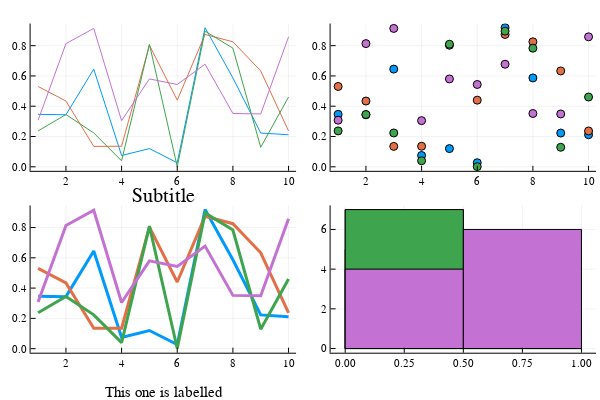

The cell this chart's notebook holds for it:
### Code cell
p1 = plot(x, y) # Make a line plot
p2 = scatter(x, y) # Make a scatter plot
p3 = plot(x, y, xlabel = "This one is labelled", lw = 3, title = "Subtitle")
p4 = histogram(x, y) # Four histograms each with 10 points? Why not!
plot(p1, p2, p3, p4, layout = (2, 2), legend = false)

### Figure 1 — Plotly figure (JSON) as saved in the notebook; plotly's stock layout.template omitted (floating-point values rounded to 4 significant figures)
{"data": [{"colorbar": {"title": ""}, "legendgroup": "y1", "line": {"color": "rgba(0, 154, 250, 1.000)", "dash": "solid", "shape": "linear", "width": 1}, "mode": "lines", "name": "y1", "showlegend": true, "type": "scatter", "x": [1, 2, 3, 4, 5, 6, 7, 8, 9, 10], "xaxis": "x1", "y": [0.3465, 0.3437, 0.6451, 0.0746, 0.1201, 0.02689, 0.9185, 0.587, 0.2229, 0.2116], "yaxis": "y1", "zmax": null, "zmin": null}, {"colorbar": {"title": ""}, "legendgroup": "y2", "line": {"color": "rgba(227, 111, 71, 1.000)", "dash": "solid", "shape": "linear", "width": 1}, "mode": "lines", "name": "y2", "showlegend": true, "type": "scatter", "x": [1, 2, 3, 4, 5, 6, 7, 8, 9, 10], "xaxis": "x1", "y": [0.5305, 0.4343, 0.1348, 0.1356, 0.8029, 0.4401, 0.8738, 0.8255, 0.6331, 0.2366], "yaxis": "y1", "zmax": null, "zmin": null}, {"colorbar": {"title": ""}, "legendgroup": "y3", "line": {"color": "rgba(62, 164, 78, 1.000)", "dash": "solid", "shape": "linear", "width": 1}, "mode": "lines", "name": "y3", "showlegend": true, "type": "scatter", "x": [1, 2, 3, 4, 5, 6, 7, 8, 9, 10], "xaxis": "x1", "y": [0.2371, 0.3452, 0.2234, 0.03977, 0.8094, 0.0008973, 0.8959, 0.7833, 0.129, 0.4608], "yaxis": "y1", "zmax": null, "zmin": null}, {"colorbar": {"title": ""}, "legendgroup": "y4", "line": {"color": "rgba(195, 113, 210, 1.000)", "dash": "solid", "shape": "linear", "width": 1}, "mode": "lines", "name": "y4", "showlegend": true, "type": "scatter", "x": [1, 2, 3, 4, 5, 6, 7, 8, 9, 10], "xaxis": "x1", "y": [0.3078, 0.8135, 0.9137, 0.3049, 0.5803, 0.5436, 0.6774, 0.3519, 0.349, 0.8583], "yaxis": "y1", "zmax": null, "zmin": null}, {"colorbar": {"title": ""}, "legendgroup": "y1", "marker": {"color": "rgba(0, 154, 250, 1.000)", "line": {"color": "rgba(0, 0, 0, 1.000)", "width": 1}, "size": 8, "symbol": "circle"}, "mode": "markers", "name": "y1", "showlegend": true, "type": "scatter", "x": [1, 2, 3, 4, 5, 6, 7, 8, 9, 10], "xaxis": "x2", "y": [0.3465, 0.3437, 0.6451, 0.0746, 0.1201, 0.02689, 0.9185, 0.587, 0.2229, 0.2116], "yaxis": "y2", "zmax": null, "zmin": null}, {"colorbar": {"title": ""}, "legendgroup": "y2", "marker": {"color": "rgba(227, 111, 71, 1.000)", "line": {"color": "rgba(0, 0, 0, 1.000)", "width": 1}, "size": 8, "symbol": "circle"}, "mode": "markers", "name": "y2", "showlegend": true, "type": "scatter", "x": [1, 2, 3, 4, 5, 6, 7, 8, 9, 10], "xaxis": "x2", "y": [0.5305, 0.4343, 0.1348, 0.1356, 0.8029, 0.4401, 0.8738, 0.8255, 0.6331, 0.2366], "yaxis": "y2", "zmax": null, "zmin": null}, {"colorbar": {"title": ""}, "legendgroup": "y3", "marker": {"color": "rgba(62, 164, 78, 1.000)", "line": {"color": "rgba(0, 0, 0, 1.000)", "width": 1}, "size": 8, "symbol": "circle"}, "mode": "markers", "name": "y3", "showlegend": true, "type": "scatter", "x": [1, 2, 3, 4, 5, 6, 7, 8, 9, 10], "xaxis": "x2", "y": [0.2371, 0.3452, 0.2234, 0.03977, 0.8094, 0.0008973, 0.8959, 0.7833, 0.129, 0.4608], "yaxis": "y2", "zmax": null, "zmin": null}, {"colorbar": {"title": ""}, "legendgroup": "y4", "marker": {"color": "rgba(195, 113, 210, 1.000)", "line": {"color": "rgba(0, 0, 0, 1.000)", "width": 1}, "size": 8, "symbol": "circle"}, "mode": "markers", "name": "y4", "showlegend": true, "type": "scatter", "x": [1, 2, 3, 4, 5, 6, 7, 8, 9, 10], "xaxis": "x2", "y": [0.3078, 0.8135, 0.9137, 0.3049, 0.5803, 0.5436, 0.6774, 0.3519, 0.349, 0.8583], "yaxis": "y2", "zmax": null, "zmin": null}, {"colorbar": {"title": ""}, "legendgroup": "y1", "line": {"color": "rgba(0, 154, 250, 1.000)", "dash": "solid", "shape": "linear", "width": 3}, "mode": "lines", "name": "y1", "showlegend": true, "type": "scatter", "x": [1, 2, 3, 4, 5, 6, 7, 8, 9, 10], "xaxis": "x3", "y": [0.3465, 0.3437, 0.6451, 0.0746, 0.1201, 0.02689, 0.9185, 0.587, 0.2229, 0.2116], "yaxis": "y3", "zmax": null, "zmin": null}, {"colorbar": {"title": ""}, "legendgroup": "y2", "line": {"color": "rgba(227, 111, 71, 1.000)", "dash": "solid", "shape": "linear", "width": 3}, "mode": "lines", "name": "y2", "showlegend": true, "type": "scatter", "x": [1, 2, 3, 4, 5, 6, 7, 8, 9, 10], "xaxis": "x3", "y": [0.5305, 0.4343, 0.1348, 0.1356, 0.8029, 0.4401, 0.8738, 0.8255, 0.6331, 0.2366], "yaxis": "y3", "zmax": null, "zmin": null}, {"colorbar": {"title": ""}, "legendgroup": "y3", "line": {"color": "rgba(62, 164, 78, 1.000)", "dash": "solid", "shape": "linear", "width": 3}, "mode": "lines", "name": "y3", "showlegend": true, "type": "scatter", "x": [1, 2, 3, 4, 5, 6, 7, 8, 9, 10], "xaxis": "x3", "y": [0.2371, 0.3452, 0.2234, 0.03977, 0.8094, 0.0008973, 0.8959, 0.7833, 0.129, 0.4608], "yaxis": "y3", "zmax": null, "zmin": null}, {"colorbar": {"title": ""}, "legendgroup": "y4", "line": {"color": "rgba(195, 113, 210, 1.000)", "dash": "solid", "shape": "linear", "width": 3}, "mode": "lines", "name": "y4", "showlegend": true, "type": "scatter", "x": [1, 2, 3, 4, 5, 6, 7, 8, 9, 10], "xaxis": "x3", "y": [0.3078, 0.8135, 0.9137, 0.3049, 0.5803, 0.5436, 0.6774, 0.3519, 0.349, 0.8583], "yaxis": "y3", "zmax": null, "zmin": null}, {"fill": "tozeroy", "fillcolor": "rgba(0, 154, 250, 1.000)", "hoverinfo": "none", "legendgroup": "y1", "line": {"color": "rgba(0, 0, 0, 1.000)", "dash": "solid", "width": 1}, "mode": "lines", "name": "y1", "showlegend": true, "type": "scatter", "x": [0, 0, 0.5, 0.5, 0, 0], "xaxis": "x4", "y": [7, 0, 0, 7, 7, 7], "yaxis": "y4"}, {"fill": "tozeroy", "fillcolor": "rgba(0, 154, 250, 1.000)", "hoverinfo": "none", "legendgroup": "y1", "line": {"color": "rgba(0, 0, 0, 1.000)", "dash": "solid", "width": 1}, "mode": "lines", "name": "y1", "showlegend": false, "type": "scatter", "x": [0.5, 0.5, 1, 1, 0.5, 0.5], "xaxis": "x4", "y": [3, 0, 0, 3, 3, 3], "yaxis": "y4"}, {"fill": "tozeroy", "fillcolor": "rgba(227, 111, 71, 1.000)", "hoverinfo": "none", "legendgroup": "y2", "line": {"color": "rgba(0, 0, 0, 1.000)", "dash": "solid", "width": 1}, "mode": "lines", "name": "y2", "showlegend": true, "type": "scatter", "x": [0, 0, 0.5, 0.5, 0, 0], "xaxis": "x4", "y": [5, 0, 0, 5, 5, 5], "yaxis": "y4"}, {"fill": "tozeroy", "fillcolor": "rgba(227, 111, 71, 1.000)", "hoverinfo": "none", "legendgroup": "y2", "line": {"color": "rgba(0, 0, 0, 1.000)", "dash": "solid", "width": 1}, "mode": "lines", "name": "y2", "showlegend": false, "type": "scatter", "x": [0.5, 0.5, 1, 1, 0.5, 0.5], "xaxis": "x4", "y": [5, 0, 0, 5, 5, 5], "yaxis": "y4"}, {"fill": "tozeroy", "fillcolor": "rgba(62, 164, 78, 1.000)", "hoverinfo": "none", "legendgroup": "y3", "line": {"color": "rgba(0, 0, 0, 1.000)", "dash": "solid", "width": 1}, "mode": "lines", "name": "y3", "showlegend": true, "type": "scatter", "x": [0, 0, 0.5, 0.5, 0, 0], "xaxis": "x4", "y": [7, 0, 0, 7, 7, 7], "yaxis": "y4"}, {"fill": "tozeroy", "fillcolor": "rgba(62, 164, 78, 1.000)", "hoverinfo": "none", "legendgroup": "y3", "line": {"color": "rgba(0, 0, 0, 1.000)", "dash": "solid", "width": 1}, "mode": "lines", "name": "y3", "showlegend": false, "type": "scatter", "x": [0.5, 0.5, 1, 1, 0.5, 0.5], "xaxis": "x4", "y": [3, 0, 0, 3, 3, 3], "yaxis": "y4"}, {"fill": "tozeroy", "fillcolor": "rgba(195, 113, 210, 1.000)", "hoverinfo": "none", "legendgroup": "y4", "line": {"color": "rgba(0, 0, 0, 1.000)", "dash": "solid", "width": 1}, "mode": "lines", "name": "y4", "showlegend": true, "type": "scatter", "x": [0, 0, 0.5, 0.5, 0, 0], "xaxis": "x4", "y": [4, 0, 0, 4, 4, 4], "yaxis": "y4"}, {"fill": "tozeroy", "fillcolor": "rgba(195, 113, 210, 1.000)", "hoverinfo": "none", "legendgroup": "y4", "line": {"color": "rgba(0, 0, 0, 1.000)", "dash": "solid", "width": 1}, "mode": "lines", "name": "y4", "showlegend": false, "type": "scatter", "x": [0.5, 0.5, 1, 1, 0.5, 0.5], "xaxis": "x4", "y": [6, 0, 0, 6, 6, 6], "yaxis": "y4"}], "layout": {"annotations": [{"font": {"color": "rgba(0, 0, 0, 1.000)", "family": "sans-serif", "size": 20}, "rotation": 0, "showarrow": false, "text": "Subtitle", "x": 0.2722, "xanchor": "center", "xref": "paper", "y": 0.5434, "yanchor": "top", "yref": "paper"}], "height": 400, "margin": {"b": 20, "l": 0, "r": 0, "t": 20}, "paper_bgcolor": "rgba(255, 255, 255, 1.000)", "plot_bgcolor": "rgba(255, 255, 255, 1.000)", "showlegend": false, "width": 600, "xaxis1": {"anchor": "y1", "domain": [0.05101, 0.4934], "gridcolor": "rgba(0, 0, 0, 0.100)", "gridwidth": 0.5, "linecolor": "rgba(0, 0, 0, 1.000)", "mirror": false, "range": [0.73, 10.27], "showgrid": true, "showline": true, "showticklabels": true, "tickangle": 0, "tickcolor": "rgb(0, 0, 0)", "tickfont": {"color": "rgba(0, 0, 0, 1.000)", "family": "sans-serif", "size": 11}, "tickmode": "array", "ticks": "inside", "ticktext": ["2", "4", "6", "8", "10"], "tickvals": [2, 4, 6, 8, 10], "title": "", "titlefont": {"color": "rgba(0, 0, 0, 1.000)", "family": "sans-serif", "size": 15}, "type": "-", "visible": true, "zeroline": false, "zerolinecolor": "rgba(0, 0, 0, 1.000)"}, "xaxis2": {"anchor": "y2", "domain": [0.551, 0.9934], "gridcolor": "rgba(0, 0, 0, 0.100)", "gridwidth": 0.5, "linecolor": "rgba(0, 0, 0, 1.000)", "mirror": false, "range": [0.73, 10.27], "showgrid": true, "showline": true, "showticklabels": true, "tickangle": 0, "tickcolor": "rgb(0, 0, 0)", "tickfont": {"color": "rgba(0, 0, 0, 1.000)", "family": "sans-serif", "size": 11}, "tickmode": "array", "ticks": "inside", "ticktext": ["2", "4", "6", "8", "10"], "tickvals": [2, 4, 6, 8, 10], "title": "", "titlefont": {"color": "rgba(0, 0, 0, 1.000)", "family": "sans-serif", "size": 15}, "type": "-", "visible": true, "zeroline": false, "zerolinecolor": "rgba(0, 0, 0, 1.000)"}, "xaxis3": {"anchor": "y3", "domain": [0.05101, 0.4934], "gridcolor": "rgba(0, 0, 0, 0.100)", "gridwidth": 0.5, "linecolor": "rgba(0, 0, 0, 1.000)", "mirror": false, "range": [0.73, 10.27], "showgrid": true, "showline": true, "showticklabels": true, "tickangle": 0, "tickcolor": "rgb(0, 0, 0)", "tickfont": {"color": "rgba(0, 0, 0, 1.000)", "family": "sans-serif", "size": 11}, "tickmode": "array", "ticks": "inside", "ticktext": ["2", "4", "6", "8", "10"], "tickvals": [2, 4, 6, 8, 10], "title": "This one is labelled", "titlefont": {"color": "rgba(0, 0, 0, 1.000)", "family": "sans-serif", "size": 15}, "type": "-", "visible": true, "zeroline": false, "zerolinecolor": "rgba(0, 0, 0, 1.000)"}, "xaxis4": {"anchor": "y4", "domain": [0.551, 0.9934], "gridcolor": "rgba(0, 0, 0, 0.100)", "gridwidth": 0.5, "linecolor": "rgba(0, 0, 0, 1.000)", "mirror": false, "range": [-0.0618, 1.062], "showgrid": true, "showline": true, "showticklabels": true, "tickangle": 0, "tickcolor": "rgb(0, 0, 0)", "tickfont": {"color": "rgba(0, 0, 0, 1.000)", "family": "sans-serif", "size": 11}, "tickmode": "array", "ticks": "inside", "ticktext": ["0.00", "0.25", "0.50", "0.75", "1.00"], "tickvals": [0, 0.25, 0.5, 0.75, 1], "title": "", "titlefont": {"color": "rgba(0, 0, 0, 1.000)", "family": "sans-serif", "size": 15}, "type": "-", "visible": true, "zeroline": false, "zerolinecolor": "rgba(0, 0, 0, 1.000)"}, "yaxis1": {"anchor": "x1", "domain": [0.581, 0.9902], "gridcolor": "rgba(0, 0, 0, 0.100)", "gridwidth": 0.5, "linecolor": "rgba(0, 0, 0, 1.000)", "mirror": false, "range": [-0.02663, 0.9461], "showgrid": true, "showline": true, "showticklabels": true, "tickangle": 0, "tickcolor": "rgb(0, 0, 0)", "tickfont": {"color": "rgba(0, 0, 0, 1.000)", "family": "sans-serif", "size": 11}, "tickmode": "array", "ticks": "inside", "ticktext": ["0.0", "0.2", "0.4", "0.6", "0.8"], "tickvals": [0, 0.2, 0.4, 0.6, 0.8], "title": "", "titlefont": {"color": "rgba(0, 0, 0, 1.000)", "family": "sans-serif", "size": 15}, "type": "-", "visible": true, "zeroline": false, "zerolinecolor": "rgba(0, 0, 0, 1.000)"}, "yaxis2": {"anchor": "x2", "domain": [0.581, 0.9902], "gridcolor": "rgba(0, 0, 0, 0.100)", "gridwidth": 0.5, "linecolor": "rgba(0, 0, 0, 1.000)", "mirror": false, "range": [-0.02663, 0.9461], "showgrid": true, "showline": true, "showticklabels": true, "tickangle": 0, "tickcolor": "rgb(0, 0, 0)", "tickfont": {"color": "rgba(0, 0, 0, 1.000)", "family": "sans-serif", "size": 11}, "tickmode": "array", "ticks": "inside", "ticktext": ["0.0", "0.2", "0.4", "0.6", "0.8"], "tickvals": [0, 0.2, 0.4, 0.6, 0.8], "title": "", "titlefont": {"color": "rgba(0, 0, 0, 1.000)", "family": "sans-serif", "size": 15}, "type": "-", "visible": true, "zeroline": false, "zerolinecolor": "rgba(0, 0, 0, 1.000)"}, "yaxis3": {"anchor": "x3", "domain": [0.07581, 0.4849], "gridcolor": "rgba(0, 0, 0, 0.100)", "gridwidth": 0.5, "linecolor": "rgba(0, 0, 0, 1.000)", "mirror": false, "range": [-0.02663, 0.9461], "showgrid": true, "showline": true, "showticklabels": true, "tickangle": 0, "tickcolor": "rgb(0, 0, 0)", "tickfont": {"color": "rgba(0, 0, 0, 1.000)", "family": "sans-serif", "size": 11}, "tickmode": "array", "ticks": "inside", "ticktext": ["0.0", "0.2", "0.4", "0.6", "0.8"], "tickvals": [0, 0.2, 0.4, 0.6, 0.8], "title": "", "titlefont": {"color": "rgba(0, 0, 0, 1.000)", "family": "sans-serif", "size": 15}, "type": "-", "visible": true, "zeroline": false, "zerolinecolor": "rgba(0, 0, 0, 1.000)"}, "yaxis4": {"anchor": "x4", "domain": [0.07581, 0.4849], "gridcolor": "rgba(0, 0, 0, 0.100)", "gridwidth": 0.5, "linecolor": "rgba(0, 0, 0, 1.000)", "mirror": false, "range": [-0.21, 7.21], "showgrid": true, "showline": true, "showticklabels": true, "tickangle": 0, "tickcolor": "rgb(0, 0, 0)", "tickfont": {"color": "rgba(0, 0, 0, 1.000)", "family": "sans-serif", "size": 11}, "tickmode": "array", "ticks": "inside", "ticktext": ["0", "2", "4", "6"], "tickvals": [0, 2, 4, 6], "title": "", "titlefont": {"color": "rgba(0, 0, 0, 1.000)", "family": "sans-serif", "size": 15}, "type": "-", "visible": true, "zeroline": false, "zerolinecolor": "rgba(0, 0, 0, 1.000)"}}}
